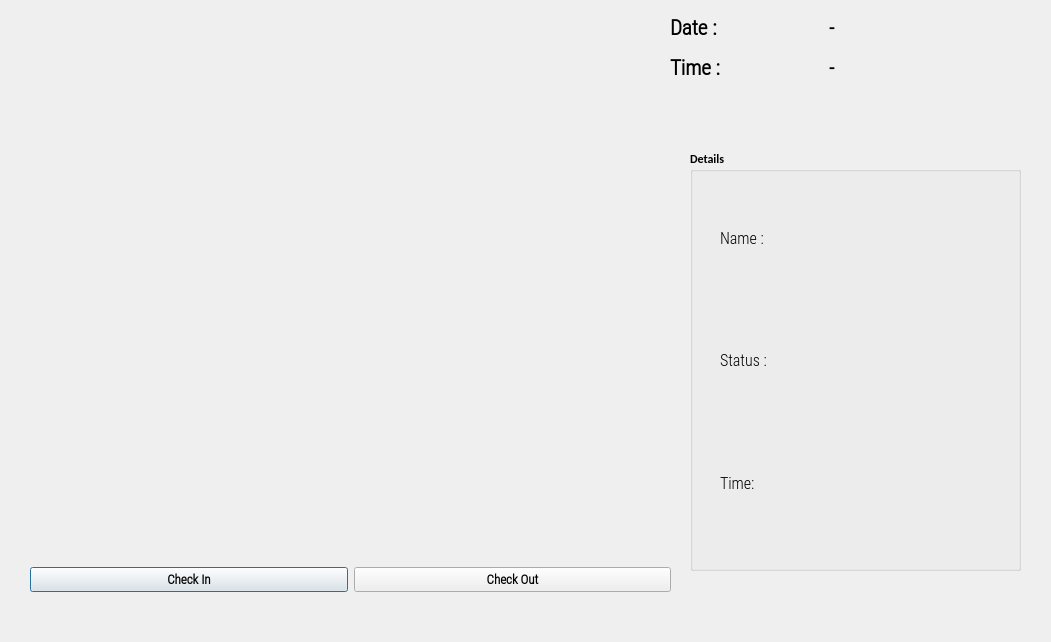
<?xml version="1.0" encoding="UTF-8"?>
<ui version="4.0">
 <class>OutputDialog</class>
 <widget class="QDialog" name="OutputDialog">
  <property name="geometry">
   <rect>
    <x>0</x>
    <y>0</y>
    <width>1051</width>
    <height>642</height>
   </rect>
  </property>
  <property name="minimumSize">
   <size>
    <width>0</width>
    <height>0</height>
   </size>
  </property>
  <property name="maximumSize">
   <size>
    <width>1280</width>
    <height>720</height>
   </size>
  </property>
  <property name="font">
   <font>
    <family>Calibri</family>
    <weight>75</weight>
    <bold>true</bold>
   </font>
  </property>
  <property name="windowTitle">
   <string>Face Recognition Attendance App</string>
  </property>
  <property name="windowIcon">
   <iconset resource="resource.qrc">
    <normaloff>:/icon/icon.png</normaloff>:/icon/icon.png</iconset>
  </property>
  <widget class="QLabel" name="imgLabel">
   <property name="geometry">
    <rect>
     <x>10</x>
     <y>10</y>
     <width>640</width>
     <height>480</height>
    </rect>
   </property>
   <property name="minimumSize">
    <size>
     <width>4</width>
     <height>0</height>
    </size>
   </property>
   <property name="maximumSize">
    <size>
     <width>640</width>
     <height>480</height>
    </size>
   </property>
   <property name="text">
    <string/>
   </property>
  </widget>
  <widget class="QWidget" name="horizontalLayoutWidget">
   <property name="geometry">
    <rect>
     <x>30</x>
     <y>540</y>
     <width>641</width>
     <height>80</height>
    </rect>
   </property>
   <layout class="QHBoxLayout" name="horizontalLayout">
    <item>
     <widget class="QPushButton" name="ClockInButton">
      <property name="font">
       <font>
        <family>Roboto Condensed Light</family>
        <pointsize>10</pointsize>
        <weight>75</weight>
        <bold>true</bold>
       </font>
      </property>
      <property name="text">
       <string>Check In</string>
      </property>
      <property name="checkable">
       <bool>true</bool>
      </property>
     </widget>
    </item>
    <item>
     <widget class="QPushButton" name="ClockOutButton">
      <property name="font">
       <font>
        <family>Roboto Condensed Light</family>
        <pointsize>10</pointsize>
        <weight>75</weight>
        <bold>true</bold>
       </font>
      </property>
      <property name="text">
       <string>Check Out</string>
      </property>
      <property name="checkable">
       <bool>true</bool>
      </property>
     </widget>
    </item>
   </layout>
  </widget>
  <widget class="QWidget" name="gridLayoutWidget">
   <property name="geometry">
    <rect>
     <x>670</x>
     <y>10</y>
     <width>311</width>
     <height>75</height>
    </rect>
   </property>
   <layout class="QGridLayout" name="gridLayout_2">
    <item row="0" column="0">
     <widget class="QLabel" name="label">
      <property name="font">
       <font>
        <family>Roboto Condensed Light</family>
        <pointsize>16</pointsize>
        <weight>75</weight>
        <bold>true</bold>
       </font>
      </property>
      <property name="text">
       <string>Date :</string>
      </property>
     </widget>
    </item>
    <item row="0" column="1">
     <widget class="QLabel" name="Date_Label">
      <property name="font">
       <font>
        <family>Roboto Condensed Light</family>
        <pointsize>15</pointsize>
        <weight>75</weight>
        <bold>true</bold>
       </font>
      </property>
      <property name="text">
       <string>-</string>
      </property>
     </widget>
    </item>
    <item row="1" column="0">
     <widget class="QLabel" name="label_2">
      <property name="font">
       <font>
        <family>Roboto Condensed Light</family>
        <pointsize>16</pointsize>
        <weight>75</weight>
        <bold>true</bold>
       </font>
      </property>
      <property name="text">
       <string>Time :</string>
      </property>
     </widget>
    </item>
    <item row="1" column="1">
     <widget class="QLabel" name="Time_Label">
      <property name="font">
       <font>
        <family>Roboto Condensed Light</family>
        <pointsize>15</pointsize>
        <weight>75</weight>
        <bold>true</bold>
       </font>
      </property>
      <property name="text">
       <string>-</string>
      </property>
     </widget>
    </item>
   </layout>
  </widget>
  <widget class="QGroupBox" name="groupBox">
   <property name="geometry">
    <rect>
     <x>690</x>
     <y>150</y>
     <width>331</width>
     <height>421</height>
    </rect>
   </property>
   <property name="title">
    <string>Details</string>
   </property>
   <widget class="QWidget" name="verticalLayoutWidget">
    <property name="geometry">
     <rect>
      <x>30</x>
      <y>30</y>
      <width>127</width>
      <height>361</height>
     </rect>
    </property>
    <layout class="QVBoxLayout" name="verticalLayout">
     <item>
      <widget class="QLabel" name="label_3">
       <property name="font">
        <font>
         <family>Roboto Condensed Light</family>
         <pointsize>12</pointsize>
         <weight>50</weight>
         <bold>false</bold>
        </font>
       </property>
       <property name="text">
        <string>Name : </string>
       </property>
      </widget>
     </item>
     <item>
      <widget class="QLabel" name="label_4">
       <property name="font">
        <font>
         <family>Roboto Condensed Light</family>
         <pointsize>12</pointsize>
         <weight>50</weight>
         <bold>false</bold>
        </font>
       </property>
       <property name="text">
        <string>Status :</string>
       </property>
      </widget>
     </item>
     <item>
      <widget class="QLabel" name="label_5">
       <property name="font">
        <font>
         <family>Roboto Condensed Light</family>
         <pointsize>12</pointsize>
         <weight>50</weight>
         <bold>false</bold>
        </font>
       </property>
       <property name="text">
        <string>Time: </string>
       </property>
      </widget>
     </item>
    </layout>
   </widget>
   <widget class="QWidget" name="verticalLayoutWidget_2">
    <property name="geometry">
     <rect>
      <x>160</x>
      <y>30</y>
      <width>151</width>
      <height>361</height>
     </rect>
    </property>
    <layout class="QVBoxLayout" name="verticalLayout_2">
     <item>
      <widget class="QLabel" name="NameLabel">
       <property name="font">
        <font>
         <family>Roboto Condensed Light</family>
         <pointsize>12</pointsize>
         <weight>50</weight>
         <bold>false</bold>
        </font>
       </property>
       <property name="text">
        <string/>
       </property>
      </widget>
     </item>
     <item>
      <widget class="QLabel" name="StatusLabel">
       <property name="font">
        <font>
         <family>Roboto Condensed Light</family>
         <pointsize>12</pointsize>
         <weight>50</weight>
         <bold>false</bold>
        </font>
       </property>
       <property name="text">
        <string/>
       </property>
      </widget>
     </item>
     <item>
      <layout class="QHBoxLayout" name="horizontalLayout_2">
       <item>
        <widget class="QLabel" name="HoursLabel">
         <property name="font">
          <font>
           <family>Roboto Condensed Light</family>
           <pointsize>12</pointsize>
           <weight>50</weight>
           <bold>false</bold>
          </font>
         </property>
         <property name="text">
          <string/>
         </property>
        </widget>
       </item>
       <item>
        <widget class="QLabel" name="MinLabel">
         <property name="font">
          <font>
           <family>Roboto Condensed Light</family>
           <pointsize>12</pointsize>
           <weight>50</weight>
           <bold>false</bold>
          </font>
         </property>
         <property name="text">
          <string/>
         </property>
        </widget>
       </item>
      </layout>
     </item>
    </layout>
   </widget>
  </widget>
 </widget>
 <resources>
  <include location="resource.qrc"/>
 </resources>
 <connections/>
</ui>
